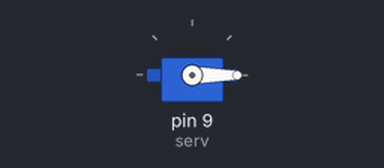
A sketch run on a simulated Arduino Uno, built with avr-gcc and run on an emulated ATmega328P. Shown: servo.

Above: at 0.05 s.
Timing chart, 0 to 4.6 s (numbered marks = the images above):
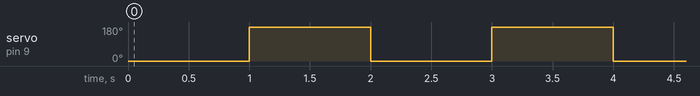

Measured:
- by itself, servo on pin 9 (serv): alternates 180° for 1.0 s and 0° for 1.0 s

The sketch:

servo.ino
```cpp
#include<Servo.h>

Servo serv;

void setup() {
  serv.attach(9);
}

void loop() {


  serv.write(0);
  delay(1000);
  serv.write(360);
  delay(1000);
}
```
